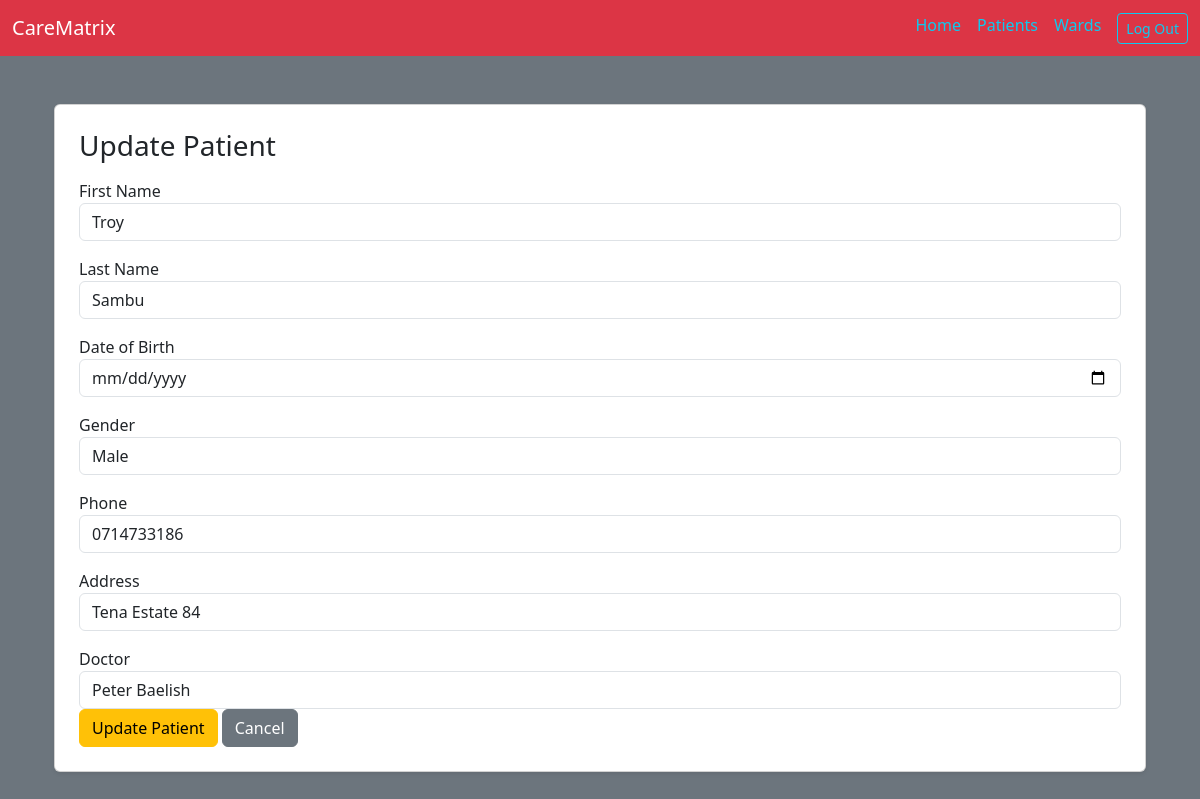
The page /patients/8/update/ (signed in) on the database its author committed.
### patients/models.py (models this page shows, shortened)
class Patient(models.Model):
    first_name = models.CharField(max_length=50)
    last_name = models.CharField(max_length=50)
    date_of_birth = models.DateField()
    gender = models.CharField(max_length=10)
    phone = models.CharField(max_length=15)
    address = models.TextField(blank=True)
    doctor = models.CharField(blank=True, null=True, max_length=100)
    is_high_risk = models.BooleanField(default=False)
    current_bed = models.OneToOneField(Bed, null=True, blank=True, on_delete=models.SET_NULL, related_name='occupant')

### patients/views.py (the view, shortened to what this page needs)
# urls.py: path('<int:pk>/update/', views.patient_update, name='patient_update'),
@login_required
def patient_update(request, pk):
    patient = get_object_or_404(Patient, pk=pk)
    return render(request, 'patients/update.html', {'patient': patient})

### patients/templates/patients/update.html (shortened to what this page needs)
{% extends "base.html" %}
{% block content %}
<div class="container mt-5">
    <div class="card shadow-sm p-4">
        <h3 class="mb-3">Update Patient</h3>
        <form method="POST">
            <div class="mb-3">
                <label>First Name</label>
                <input type="text" name="first_name" value="{{ patient.first_name }}" class="form-control" required>
            </div>
            <div class="mb-3">
                <label>Last Name</label>
                <input type="text" name="last_name" value="{{ patient.last_name }}" class="form-control" required>
            </div>
            <div class="mb-3">
                <label>Date of Birth</label>
                <input type="date" name="date_of_birth" value="{{ patient.date_of_birth }}" class="form-control" required>
            </div>
            <div class="mb-3">
                <label>Gender</label>
                <select name="gender" class="form-control" required>
                    <option value="Male" {% if patient.gender == 'Male' %}selected{% endif %}>Male</option>
                </select>
            </div>
            <div class="mb-3">
                <label>Phone</label>
                <input type="text" name="phone" value="{{ patient.phone }}" class="form-control" required>
            </div>
            <div class="mb-3">
                <label>Address</label>
                <input type="text" name="address" value="{{ patient.address }}" class="form-control">
            </div>
            <div>
                <label>Doctor</label>
                <input type="text" name="doctor" value="{{ patient.doctor }}" class="form-control">
            </div>
            <button type="submit" class="btn btn-warning">Update Patient</button>
            <a href="{% url 'patients:patient_detail' patient.id %}" class="btn btn-secondary">Cancel</a>
        </form>
    </div>
</div>
{% endblock %}

### rows shown on the page
Patient: first_name "Troy", last_name "Sambu", gender "Male", phone "0714733186", address "Tena Estate 84", doctor "Peter Baelish"
